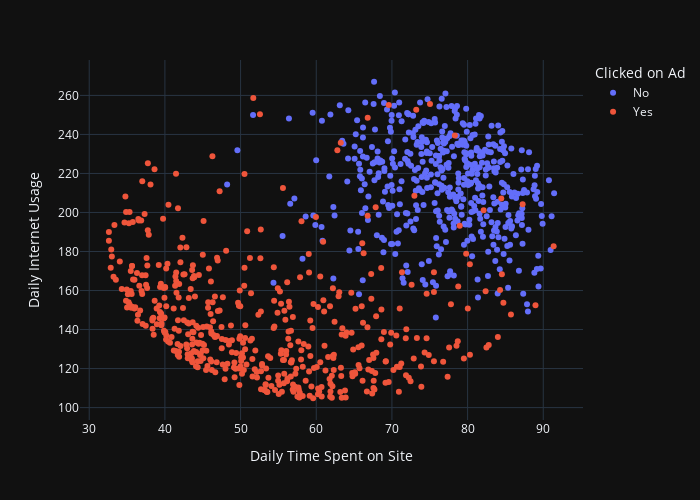

The code cell stored with this chart in its notebook:
### Code cell
fig = px.scatter(df, x='Daily Time Spent on Site', y='Daily Internet Usage', color='Clicked on Ad',
                 template='plotly_dark', width=700, height=500)
fig.show()

### Figure 1 — Plotly figure (JSON) as saved in the notebook; plotly's stock layout.template omitted (floating-point values rounded to 4 significant figures; data arrays with more than 128 entries replaced by an {"elided": "..."} marker saying what was removed)
{"data": [{"hovertemplate": "Clicked on Ad=No<br>Daily Time Spent on Site=%{x}<br>Daily Internet Usage=%{y}<extra></extra>", "legendgroup": "No", "marker": {"color": "#636efa", "symbol": "circle"}, "mode": "markers", "name": "No", "orientation": "v", "showlegend": true, "type": "scatter", "x": {"elided": "500 float values"}, "xaxis": "x", "y": {"elided": "500 float values"}, "yaxis": "y"}, {"hovertemplate": "Clicked on Ad=Yes<br>Daily Time Spent on Site=%{x}<br>Daily Internet Usage=%{y}<extra></extra>", "legendgroup": "Yes", "marker": {"color": "#EF553B", "symbol": "circle"}, "mode": "markers", "name": "Yes", "orientation": "v", "showlegend": true, "type": "scatter", "x": {"elided": "500 float values"}, "xaxis": "x", "y": {"elided": "500 float values"}, "yaxis": "y"}], "layout": {"height": 500, "legend": {"title": {"text": "Clicked on Ad"}, "tracegroupgap": 0}, "margin": {"t": 60}, "width": 700, "xaxis": {"anchor": "y", "domain": [0, 1], "title": {"text": "Daily Time Spent on Site"}}, "yaxis": {"anchor": "x", "domain": [0, 1], "title": {"text": "Daily Internet Usage"}}}}
